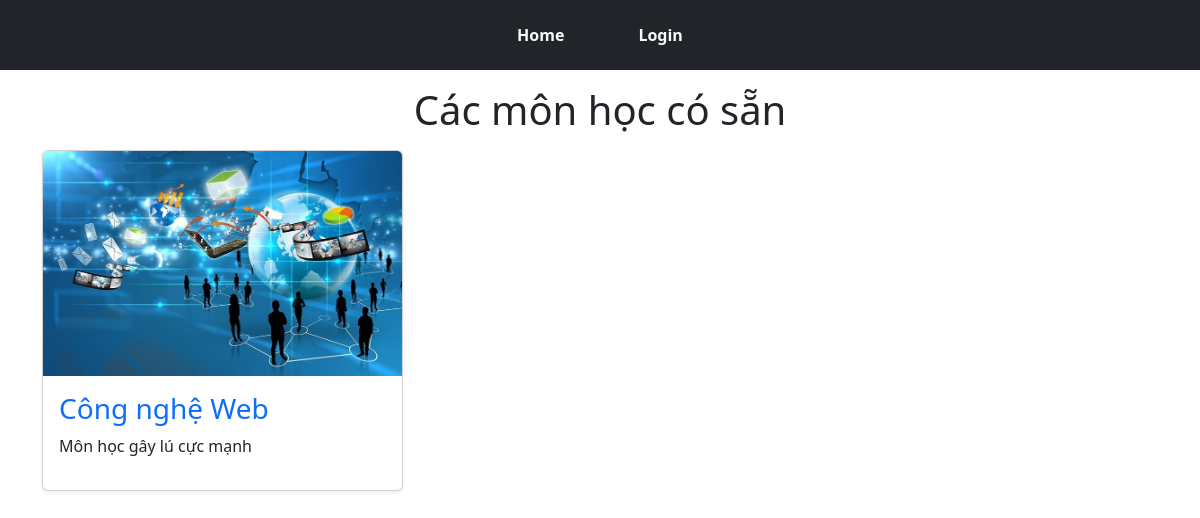
The page /Views/index.php on the database as committed earlier.
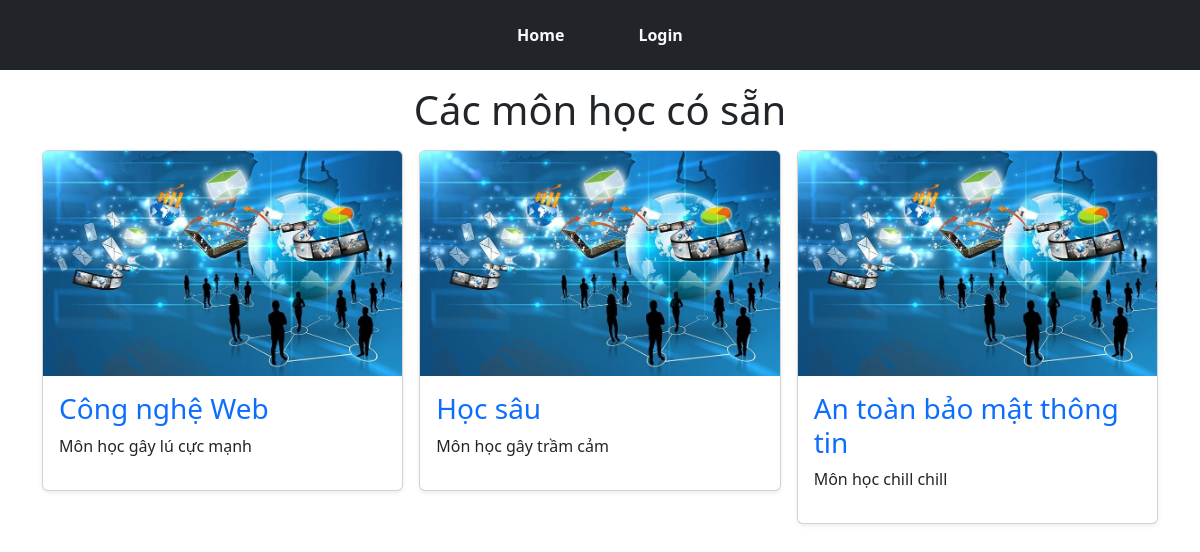
The same page on the database as committed later.
### tables this page shows
CREATE TABLE `courses` (
  `id` int(11) NOT NULL,
  `name` varchar(300) NOT NULL,
  `description` text NOT NULL
);

### Controllers/courseController.php (called while the page is built, shortened)
<?php
class CourseController
{
    public function getAll()
    {
        $pdo = new ConnectDatabase();
        $conn = $pdo->getConnection();
        $sql = "SELECT * FROM courses";
        $stmt = $conn->prepare($sql);
        $stmt->execute();
        $data = $stmt->fetchAll(PDO::FETCH_ASSOC);
        return $data;
    }
}

### Views/index.php (the view, shortened to what this page needs)
<?php
include_once '../Controllers/courseController.php';
$courseController = new CourseController();
$data = $courseController->getAll();
?>
<!doctype html>
<html lang="en">
<head>
    <link href="https://cdn.jsdelivr.net/npm/bootstrap@5.3.0-alpha3/dist/css/bootstrap.min.css" rel="stylesheet">
</head>
<body>
<?php include_once "Components/header.php"; ?>
<div class="container">
    <h1 class="text-center m-3">Các môn học có sẵn</h1>
    <div class="row row-cols-1 row-cols-sm-2 row-cols-md-3 g-3">
        <?php
        foreach ($data as $course) {
            ?>
            <div class="col">
                <div class="card shadow-sm">
                    <form action="">
                        <a class="text-decoration-none" href="attendance.php?id=<?php echo $course['id']; ?>">
                            <img class="bd-placeholder-img card-img-top" width="100%" height="225" src="../Resource/img/course.jpg" />
                            <div class="card-body">
                                <h3><?php echo $course['name']; ?></h3>
                                <p class="text-dark"><?php echo $course['description']; ?></p>
                            </div>
                        </a>
                    </form>
                </div>
            </div>
        <?php } ?>
    </div>
</div>
</body>
</html>

### Views/Components/header.php
<header class="bg-dark d-flex justify-content-center py-3 mb-3">
    <ul class="nav nav-pills gap-5">
        <li class="nav-item "><a href="index.php" class="btn text-light fw-bold" aria-current="page">Home</a></li>
        <?php
            if(!isset($_SESSION['user_id'])){
        ?>
        <li class="nav-item ">
            <a href="login.php" type="submit" class="btn text-light fw-bold">Login</a>
        <?php }
            else{
                ?>
                <a href="logout.php" type="submit" class="btn text-light fw-bold" onclick="return confirm('Do you want to sign out?')">Logout</a>
            <?php }?>
    </ul>
</header>

Rows that differ between the two databases and show on the page:
added courses: name "Học sâu", description "Môn học gây trầm cảm"
added courses: name "An toàn bảo mật thông tin", description "Môn học chill chill"
